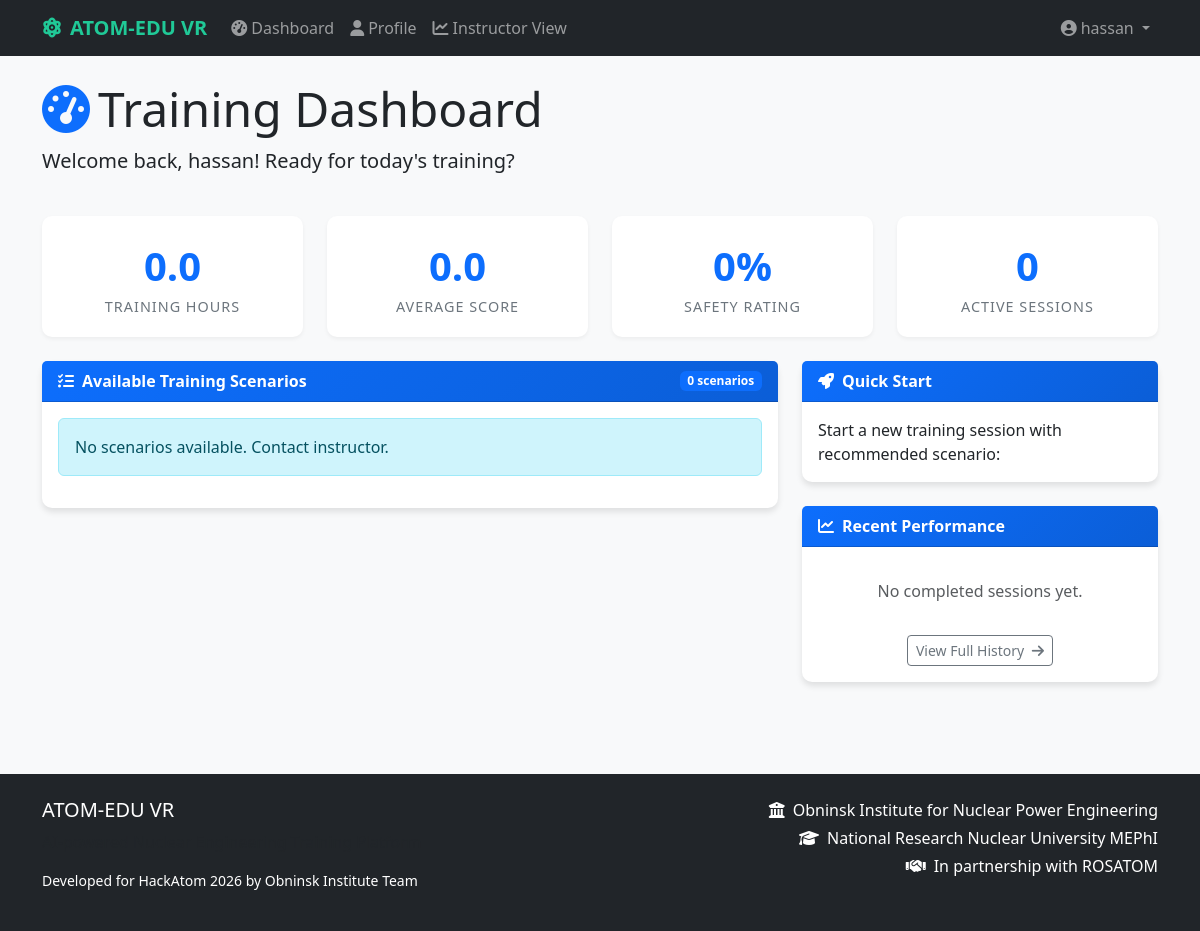
/dashboard/ (signed in), run on an earlier commit of the app's database.
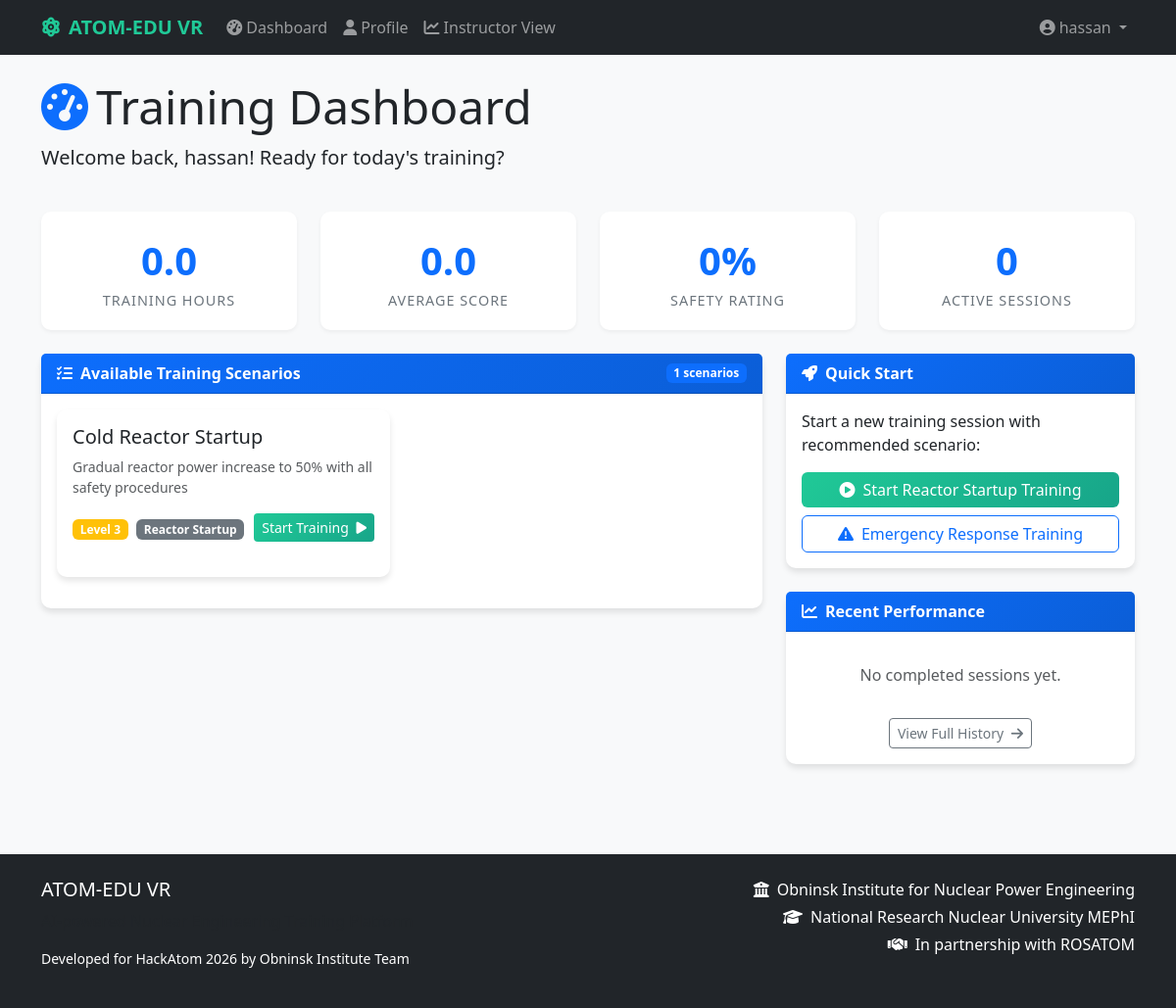
And on a later commit of the database.
### simulator/models.py (models this page shows, shortened)
class StudentProfile(models.Model):
    user = models.OneToOneField(User, on_delete=models.CASCADE)
    specialization = models.CharField(max_length=200, blank=True, default="Nuclear Engineering")
    year_of_study = models.IntegerField(default=1)
    student_id = models.CharField(max_length=20, blank=True, unique=True, null=True)
    total_training_hours = models.FloatField(default=0.0)
    average_score = models.FloatField(default=0.0)
    safety_rating = models.FloatField(default=0.0)  # 0-100%
    efficiency_rating = models.FloatField(default=0.0)  # 0-100%
    learning_style = models.CharField(
        max_length=50,
        default='balanced',
        choices=[
            ('balanced', 'Balanced'),
            ('rapid_experimental', 'Rapid Experimental'),
            ('deliberate_calculative', 'Deliberate Calculative'),
            ('visual', 'Visual Learner'),
            ('auditory', 'Auditory Learner'),
            ('kinesthetic', 'Kinesthetic Learner')
        ]
    )
    level = models.CharField(
        max_length=20,
        default='beginner',
        choices=[
            ('beginner', 'Beginner'),
            ('intermediate', 'Intermediate'),
            ('advanced', 'Advanced'),
            ('expert', 'Expert')
        ]
    )
    achievements = models.JSONField(default=list)
    learning_profile = models.JSONField(default=dict, blank=True)
    total_sessions = models.IntegerField(default=0)
    completed_sessions = models.IntegerField(default=0)
    total_violations = models.IntegerField(default=0)
    created_at = models.DateTimeField(auto_now_add=True)
    updated_at = models.DateTimeField(auto_now=True)
    class Meta:
        ordering = ['-average_score']

class SimulationScenario(models.Model):
    SCENARIO_TYPES = [
        ('startup', 'Reactor Startup'),
        ('shutdown', 'Emergency Shutdown'),
        ('transient', 'Power Transient'),
        ('failure', 'Equipment Failure'),
        ('safety', 'Safety Procedure'),
        ('maintenance', 'Maintenance Operation'),
        ('inspection', 'Safety Inspection'),
        ('emergency', 'Emergency Response'),
    ]
    DIFFICULTY_LEVELS = [
        (1, 'Very Easy'),
        (2, 'Easy'),
        (3, 'Medium'),
        (4, 'Hard'),
        (5, 'Very Hard'),
    ]
    name = models.CharField(max_length=200)
    scenario_type = models.CharField(max_length=50, choices=SCENARIO_TYPES)
    description = models.TextField()
    difficulty = models.IntegerField(choices=DIFFICULTY_LEVELS, default=1)
    initial_conditions = models.JSONField(default=dict)
    reactor_model = models.CharField(max_length=100, default='VVER-1200')
    learning_objectives = models.TextField()
    expected_outcomes = models.TextField(blank=True)
    safety_focus = models.TextField(blank=True)
    theory_material = models.TextField(blank=True)
    reference_docs = models.JSONField(default=list, blank=True)
    video_tutorial = models.URLField(blank=True)
    total_attempts = models.IntegerField(default=0)
    average_score = models.FloatField(default=0.0)
    average_completion_time = models.FloatField(default=0.0)  # in minutes
    courses = models.ManyToManyField(Course, through=CourseScenario, related_name='scenarios')
    prerequisites = models.ManyToManyField('self', symmetrical=False, blank=True)
    thumbnail = models.ImageField(upload_to='scenario_thumbnails/', blank=True, null=True)
    icon_class = models.CharField(max_length=50, default='fas fa-reactor')
    created_at = models.DateTimeField(auto_now_add=True)
    updated_at = models.DateTimeField(auto_now=True)
    is_active = models.BooleanField(default=True)
    class Meta:
        ordering = ['difficulty', 'name']

### simulator/views.py (the view)
# urls.py: path('dashboard/', views.dashboard, name='dashboard'),
@login_required
def dashboard(request):
    active_sessions = TrainingSession.objects.filter(
        user=request.user,
        is_active=True
    )
    completed_sessions = TrainingSession.objects.filter(
        user=request.user,
        is_active=False
    )[:5]  # Last 5
    scenarios = SimulationScenario.objects.all()
    profile = request.user.studentprofile
    context = {
        'active_sessions': active_sessions,
        'completed_sessions': completed_sessions,
        'scenarios': scenarios,
        'profile': profile,
    }
    return render(request, 'dashboard.html', context)  # Fixed typo: 'templates/dashboard.html' → 'dashboard.html'

### simulator/templates/dashboard.html (shortened to what this page needs)
{% extends 'base.html' %}
{% block content %}
<div class="row mb-4">
    <div class="col-12">
        <h1 class="display-5">
            <i class="fas fa-tachometer-alt text-primary me-2"></i>Training Dashboard
        </h1>
        <p class="lead">Welcome back, {{ user.username }}! Ready for today's training?</p>
    </div>
</div>
<div class="row mb-4">
    <div class="col-md-3">
        <div class="dashboard-stat">
            <div class="stat-value">{{ profile.total_training_hours|floatformat:1 }}</div>
            <div class="stat-label">Training Hours</div>
        </div>
    </div>
    <div class="col-md-3">
        <div class="dashboard-stat">
            <div class="stat-value">{{ profile.average_score|floatformat:1 }}</div>
            <div class="stat-label">Average Score</div>
        </div>
    </div>
    <div class="col-md-3">
        <div class="dashboard-stat">
            <div class="stat-value">{{ profile.safety_rating|floatformat:0 }}%</div>
            <div class="stat-label">Safety Rating</div>
        </div>
    </div>
    <div class="col-md-3">
        <div class="dashboard-stat">
            <div class="stat-value">{{ active_sessions.count }}</div>
            <div class="stat-label">Active Sessions</div>
        </div>
    </div>
</div>
<div class="row">
    <div class="col-lg-8">
        <div class="card">
            <div class="card-header d-flex justify-content-between align-items-center">
                <span><i class="fas fa-list-check me-2"></i>Available Training Scenarios</span>
                <span class="badge bg-primary">{{ scenarios.count }} scenarios</span>
            </div>
            <div class="card-body">
                <div class="row">
                    {% for scenario in scenarios %}
                    <div class="col-md-6 mb-3">
                        <div class="card h-100">
                            <div class="card-body">
                                <h5 class="card-title">{{ scenario.name }}</h5>
                                <p class="card-text text-muted small">{{ scenario.description|truncatewords:20 }}</p>
                                <div class="d-flex justify-content-between align-items-center">
                                    <div>
                                        <span class="badge bg-{% if scenario.difficulty == 1 %}success{% elif scenario.difficulty == 2 %}info{% elif scenario.difficulty == 3 %}warning{% else %}danger{% endif %}">
                                            Level {{ scenario.difficulty }}
                                        </span>
                                        <span class="badge bg-secondary ms-1">{{ scenario.get_scenario_type_display }}</span>
                                    </div>
                                    <a href="{% url 'simulation' %}?scenario={{ scenario.id }}"
                                       class="btn btn-nuclear btn-sm">
                                        Start Training <i class="fas fa-play ms-1"></i>
                                    </a>
                                </div>
                            </div>
                        </div>
                    </div>
                    {% empty %}
                    <div class="col-12">
                        <div class="alert alert-info">No scenarios available. Contact instructor.</div>
                    </div>
                    {% endfor %}
                </div>
            </div>
        </div>
    </div>
    <div class="col-lg-4">
        <div class="card mb-4">
            <div class="card-header">
                <i class="fas fa-rocket me-2"></i>Quick Start
            </div>
            <div class="card-body">
                <p class="card-text">Start a new training session with recommended scenario:</p>
                {% if scenarios.first %}
                <div class="d-grid gap-2">
                    <a href="{% url 'simulation' %}?scenario={{ scenarios.first.id }}"
                       class="btn btn-nuclear">
                        <i class="fas fa-play-circle me-2"></i>Start Reactor Startup Training
                    </a>
                    <a href="{% url 'simulation' %}?scenario=3"
                       class="btn btn-outline-primary">
                        <i class="fas fa-exclamation-triangle me-2"></i>Emergency Response Training
                    </a>
                </div>
                {% endif %}
            </div>
        </div>
        <div class="card">
            <div class="card-header">
                <i class="fas fa-chart-line me-2"></i>Recent Performance
            </div>
            <div class="card-body">
                {% if completed_sessions %}
                <div class="list-group">
                    {% for session in completed_sessions %}
                    <div class="list-group-item">
                        <div class="d-flex w-100 justify-content-between">
                            <h6 class="mb-1">{{ session.scenario.name }}</h6>
                            <small>{{ session.start_time|date:"M d" }}</small>
                        </div>
                        <div class="d-flex justify-content-between align-items-center">
                            <span>Score: <strong>{{ session.score|floatformat:1 }}</strong></span>
                            <span class="badge bg-{% if session.safety_violations == 0 %}success{% else %}danger{% endif %}">
                                {{ session.safety_violations }} violations
                            </span>
                        </div>
                    </div>
                    {% endfor %}
                </div>
                {% else %}
                <p class="text-muted text-center py-3">No completed sessions yet.</p>
                {% endif %}
                <div class="text-center mt-3">
                    <a href="{% url 'profile' %}" class="btn btn-outline-secondary btn-sm">
                        View Full History <i class="fas fa-arrow-right ms-1"></i>
                    </a>
                </div>
            </div>
        </div>
    </div>
</div>
{% endblock %}

### simulator/templates/base.html (shortened to what this page needs)
<!DOCTYPE html>
<html lang="en">
<head>
    <link href="https://cdn.jsdelivr.net/npm/bootstrap@5.3.0/dist/css/bootstrap.min.css" rel="stylesheet">
    <link rel="stylesheet" href="https://cdnjs.cloudflare.com/ajax/libs/font-awesome/6.4.0/css/all.min.css">
</head>
<body>
    <nav class="navbar navbar-expand-lg navbar-dark bg-dark">
        <div class="container">
            <a class="navbar-brand" href="{% url 'home' %}">
                <i class="fas fa-atom me-2"></i>ATOM-EDU VR
            </a>
            <div class="collapse navbar-collapse" id="navbarNav">
                <ul class="navbar-nav me-auto">
                    <li class="nav-item">
                        <a class="nav-link" href="{% url 'dashboard' %}">
                            <i class="fas fa-tachometer-alt me-1"></i>Dashboard
                        </a>
                    </li>
                    <li class="nav-item">
                        <a class="nav-link" href="{% url 'profile' %}">
                            <i class="fas fa-user me-1"></i>Profile
                        </a>
                    </li>
                    {% if user.is_staff %}
                    <li class="nav-item">
                        <a class="nav-link" href="{% url 'admin_dashboard' %}">
                            <i class="fas fa-chart-line me-1"></i>Instructor View
                        </a>
                    </li>
                    {% endif %}
                </ul>
                <ul class="navbar-nav">
                    {% if user.is_authenticated %}
                    <li class="nav-item dropdown">
                        <a class="nav-link dropdown-toggle" href="#" id="userDropdown" role="button" data-bs-toggle="dropdown">
                            <i class="fas fa-user-circle me-1"></i>{{ user.username }}
                        </a>
                    </li>
                    {% endif %}
                </ul>
            </div>
        </div>
    </nav>
    <main class="container py-4">
        {% block content %}{% endblock %}
    </main>
    <footer class="bg-dark text-white py-4 mt-5">
        <div class="container">
            <div class="row">
                <div class="col-md-6">
                    <h5>ATOM-EDU VR</h5>
                    <p class="text-muted">AI-powered Nuclear Engineering Training Platform</p>
                    <p class="small">Developed for HackAtom 2026 by Obninsk Institute Team</p>
                </div>
                <div class="col-md-6 text-end">
                    <p class="mb-1">
                        <i class="fas fa-university me-2"></i>Obninsk Institute for Nuclear Power Engineering
                    </p>
                    <p class="mb-1">
                        <i class="fas fa-graduation-cap me-2"></i>National Research Nuclear University MEPhI
                    </p>
                    <p class="mb-0">
                        <i class="fas fa-handshake me-2"></i>In partnership with ROSATOM
                    </p>
                </div>
            </div>
        </div>
    </footer>
</body>
</html>

### simulator/templates/base.html (style rules this page uses)
:root { --primary-blue: #0d6efd; --nuclear-green: #20c997; --warning-orange: #fd7e14; --danger-red: #dc3545; --dark-bg: #212529; }
body { background-color: #f8f9fa; font-family: 'Segoe UI', Tahoma, Geneva, Verdana, sans-serif; }
.navbar-brand { font-weight: 700; color: var(--nuclear-green) !important; }
.card { border-radius: 10px; box-shadow: 0 4px 6px rgba(0,0,0,0.1); margin-bottom: 20px; border: none; }
.card-header { background: linear-gradient(135deg, var(--primary-blue), #0b5ed7); color: white; font-weight: 600; }
.btn-nuclear { background: linear-gradient(135deg, var(--nuclear-green), #17a589); color: white; border: none; }
.dashboard-stat { text-align: center; padding: 20px; border-radius: 10px; background: white; box-shadow: 0 2px 4px rgba(0,0,0,0.05); }
.stat-value { font-size: 2.5rem; font-weight: 700; color: var(--primary-blue); }
.stat-label { color: #6c757d; font-size: 0.9rem; text-transform: uppercase; letter-spacing: 1px; }

What changed in the data, as far as the page shows it:
added SimulationScenario: name "Cold Reactor Startup", description "Gradual reactor power increase to 50% with all safety procedures", difficulty "3", scenario_type "Reactor Startup"
Also different on the page:
{{ scenarios.count }}: "0" → "1"
text no longer shown: "No scenarios available. Contact instructor."
text now shown: "Start Reactor Startup Training Emergency Response Training"
